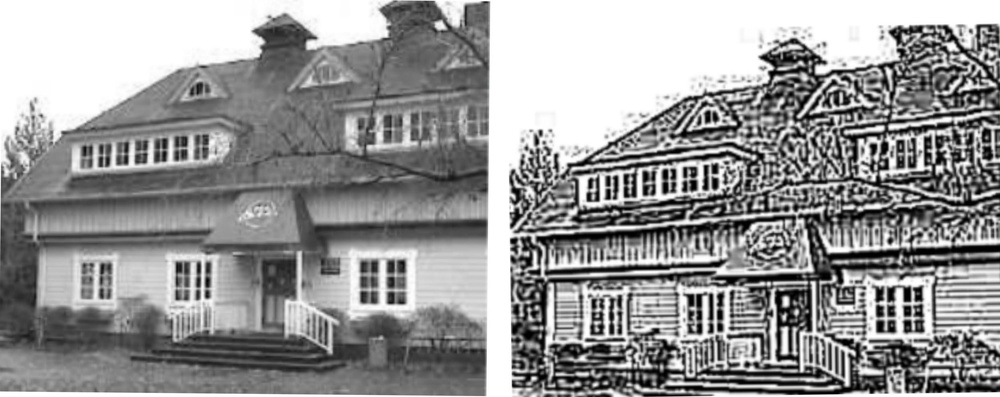
#> input picture Assignments/cv_assignment/images/Convolution12.jpg, 1000 x 397 px, shrunk from 2500 x 993 before the run, given in place of the camera
$ python gradient.py   (older library calls are emulated)
#> lines starting #> are read from the running program, lines starting #| are printed output that depends on the picture; after the words box and inside, x2 and y2 are one past the last pixel; in counts of white or black regions, pixels touching at a corner belong together
import numpy as np
import cv2
video = cv2.VideoCapture(0)

while(video.isOpened()):
    _, frame = video.read()
#> frame is the input picture: shape (397, 1000, 3); mean B, G, R 150.1, 150.1, 150.1

    gray = cv2.cvtColor(frame, cv2.COLOR_BGR2GRAY)
    #cv2.imshow("GRAY image",gray)

    binary = cv2.threshold(gray,100,255,cv2.THRESH_BINARY)[1]
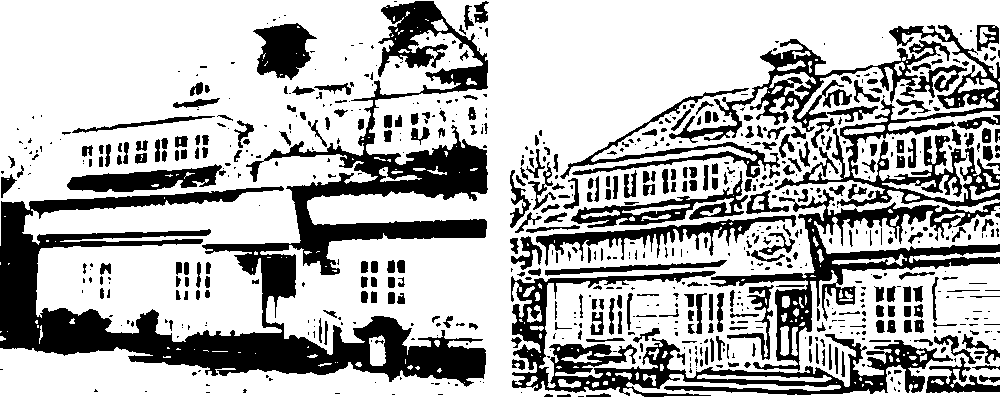
#> binary: shape (397, 1000); 70.4% white; 732 black regions (418 under 20 px), largest, box (x1, y1, x2, y2) and area: (0, 1, 488, 387) 43469, (511, 271, 953, 397) 11675, (710, 189, 1000, 371) 8974
    img3 = cv2.Sobel(binary,cv2.CV_64F,1,1,ksize=7)
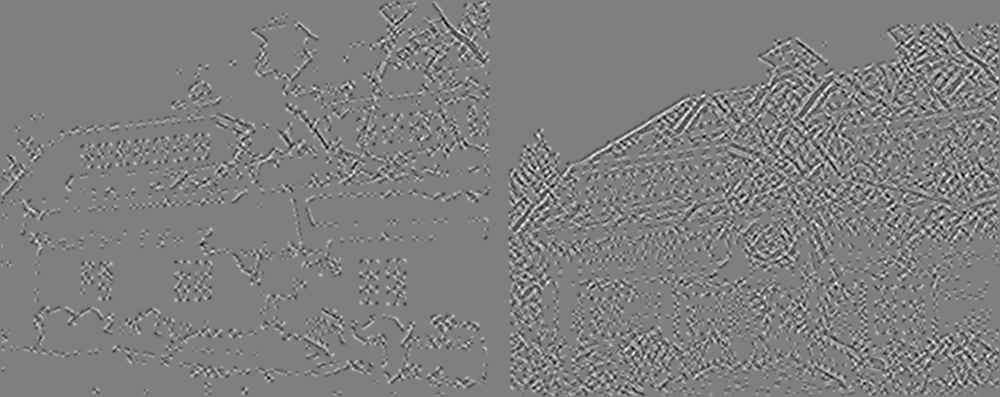
#> img3: shape (397, 1000) float64; min -51000, max 51000, mean 0; drawn with min black and max white
    #img3 = cv2.Laplacian(binary,cv2.CV_64F)

    cv2.imshow("Orignal",frame)
    cv2.imshow('BINARY', binary)
    cv2.imshow('Gradient', img3)
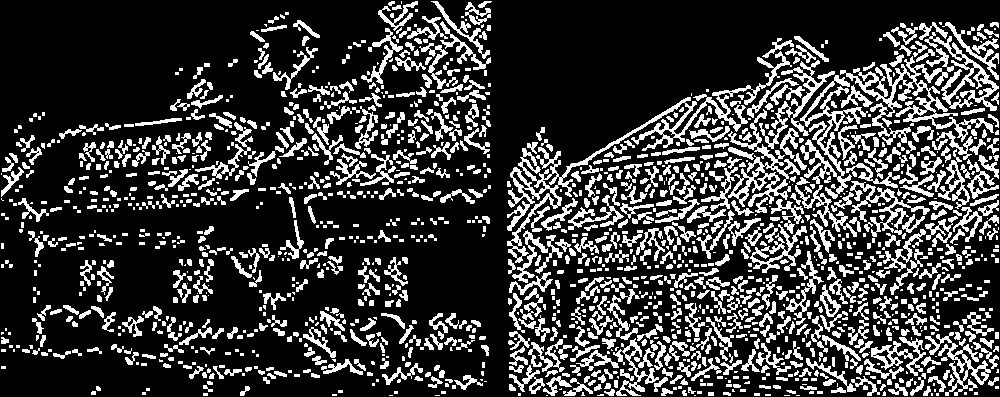
#> window 'Gradient': shape (397, 1000); 23.3% white; 1665 white regions (733 under 20 px), largest, box (x1, y1, x2, y2) and area: (507, 51, 792, 263) 4311, (840, 56, 994, 145) 2947, (800, 75, 868, 199) 2015

    if cv2.waitKey(10) == ord('x'):
#> (key x is pressed here)
        cv2.destroyAllWindows()
        video.release()
        break
